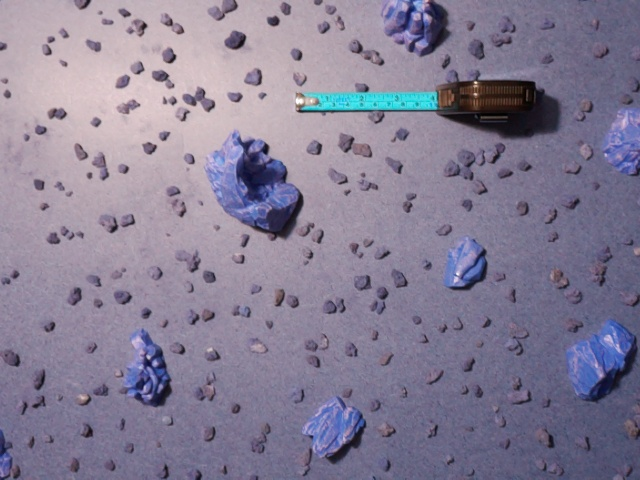
#> input picture images/calibration.jpg, 640 x 480 px; its folder holds 4 pictures in this run
$ python convert_to_grayscale.py
#> lines starting #> are read from the running program, lines starting #| are printed output that depends on the picture
import os
import cv2
from pathlib import Path

# ================== Config ==================
RGB_FOLDER = Path("/home/kyle/marsdata_v2/raw_marsdata_v2/images")
GRAY_FOLDER = Path("/home/kyle/marsdata_v2/raw_marsdata_v2/images_grayscale")

# Supported image extensions (add more if needed)
IMG_EXTENSIONS = {".jpg", ".jpeg", ".png", ".bmp", ".tiff", ".tif"}
# ===========================================


def convert_to_grayscale():
    # Create grayscale folder if it doesn't exist
    GRAY_FOLDER.mkdir(parents=True, exist_ok=True)

    # Get all image files
    image_files = [
        p
        for p in RGB_FOLDER.iterdir()
        if p.suffix.lower() in IMG_EXTENSIONS and p.is_file()
    ]

    if not image_files:
        print("No images found in the source folder!")
        return

    print(f"Found {len(image_files)} images. Converting to grayscale...\n")

    successful = 0
    failed = 0

    for img_path in image_files:
        try:
            # Read image in color (needed for proper handling)
            img = cv2.imread(str(img_path))
#> img is the input picture: shape (480, 640, 3); mean B, G, R 148.7, 126.1, 133.8
            if img is None:
                print(f"Failed to read (corrupted?): {img_path.name}")
                failed += 1
                continue

            # Convert to grayscale
            gray_img = cv2.cvtColor(img, cv2.COLOR_BGR2GRAY)
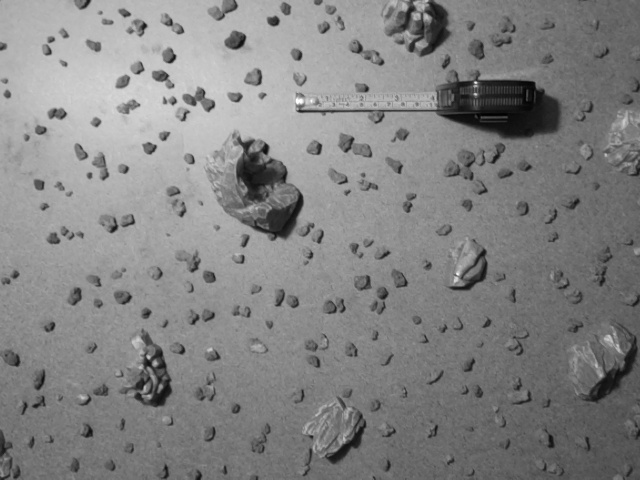
#> gray_img: shape (480, 640); min 0, max 254, mean 131

            # Save to grayscale folder with same filename
            gray_path = GRAY_FOLDER / img_path.name
            cv2.imwrite(str(gray_path), gray_img)

            successful += 1
            if successful % 50 == 0:
                print(f"Processed {successful}/{len(image_files)} images...")

        except Exception as e:
            print(f"Error processing {img_path.name}: {e}")
            failed += 1
#> pass 2 of the loop in convert_to_grayscale, `for img_path in image_files:`:
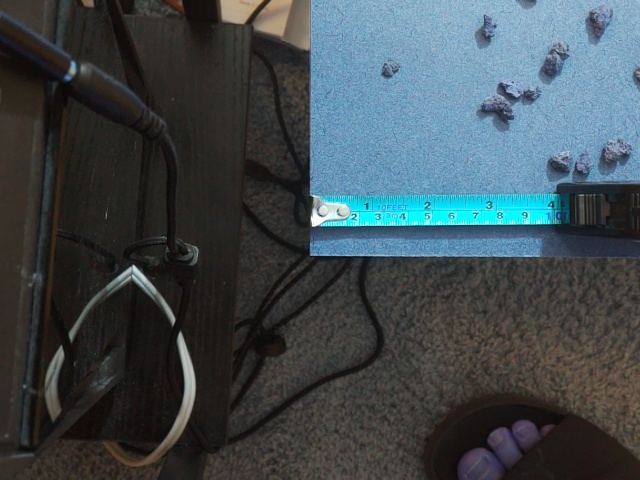
#> input picture images/calibration_39cm.jpg, 640 x 480 px
#> in convert_to_grayscale, img is the input picture: shape (480, 640, 3); mean B, G, R 78.9, 74.2, 63.6
#> in convert_to_grayscale, `gray_img = cv2.cvtColor(img, cv2.COLOR_BGR2GRAY)`:
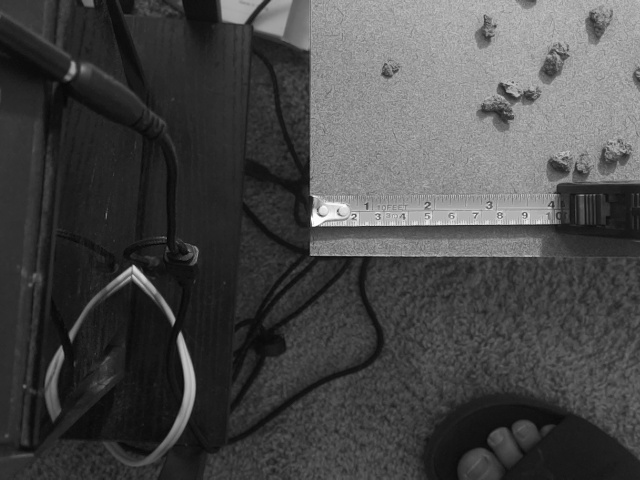
#> gray_img: shape (480, 640); min 1, max 255, mean 71.6
#> pass 3 of the loop in convert_to_grayscale, `for img_path in image_files:`:
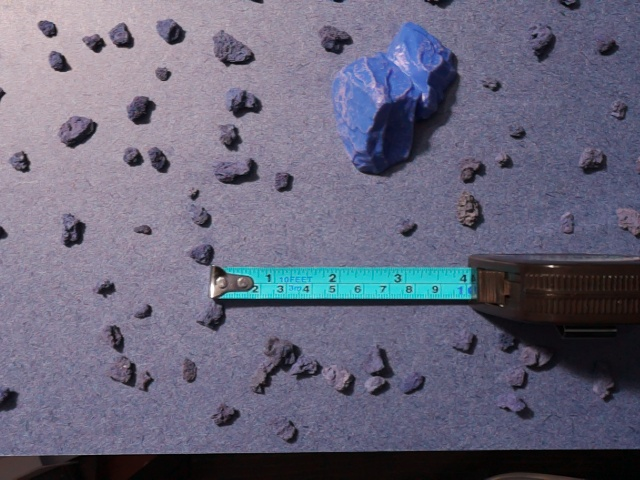
#> input picture images/calibration_40cm.jpg, 640 x 480 px
#> in convert_to_grayscale, img is the input picture: shape (480, 640, 3); mean B, G, R 123.5, 103.2, 104.6
#> in convert_to_grayscale, `gray_img = cv2.cvtColor(img, cv2.COLOR_BGR2GRAY)`:
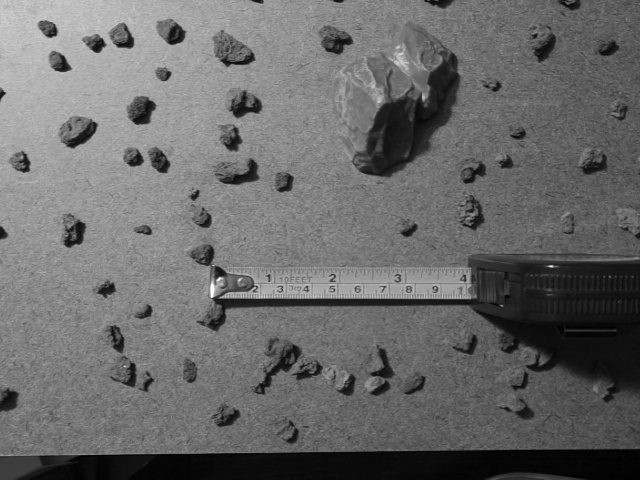
#> gray_img: shape (480, 640); min 0, max 254, mean 105.9
#> the loop made 4 passes; the first 3 are shown

    print("\n=== Conversion Complete ===")
    print(f"Successfully converted: {successful}")
    print(f"Failed: {failed}")
    print(f"Grayscale images saved to: {GRAY_FOLDER}")


if __name__ == "__main__":
    convert_to_grayscale()
